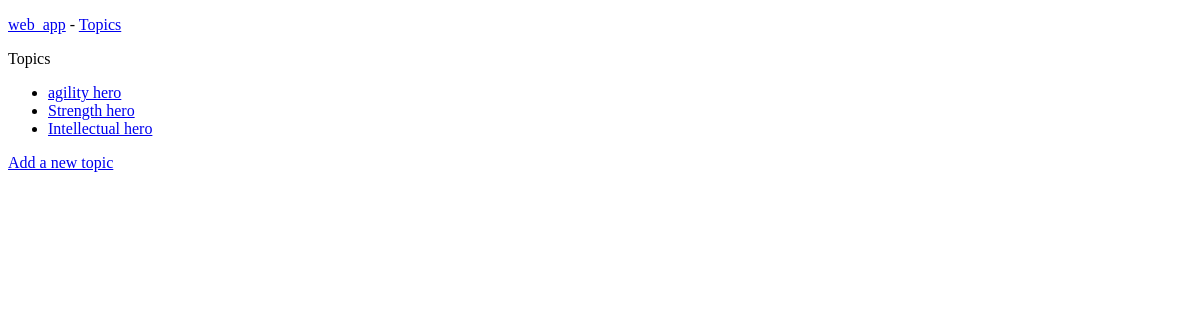
Before: /topics/ with the older database file.
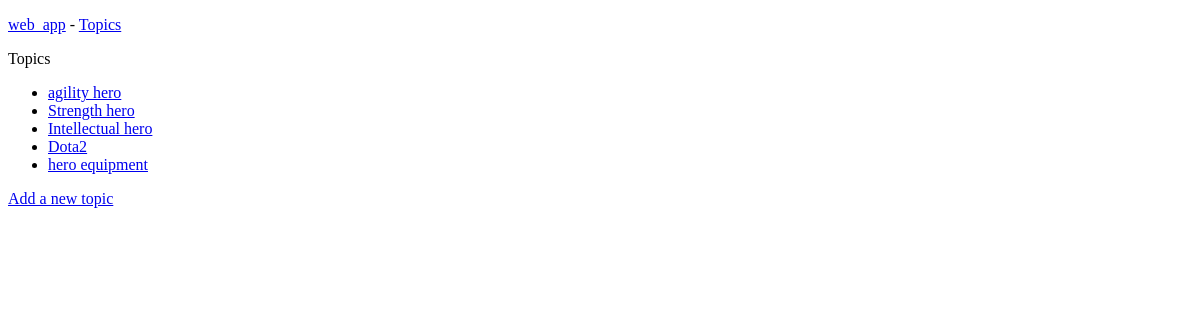
After: the same page with the newer database file.
### web_app/models.py (models this page shows)
class Topic(models.Model):
    text = models.CharField(max_length=200)
    date_added = models.DateTimeField(auto_now_add=True)
    def __str__(self):
        return self.text

### web_app/views.py (the view)
# urls.py: url(r'^topics/$', views.topics, name = 'topics'),
def topics(request):  # request: Django从服务器收到的request对象
    topics = Topic.objects.order_by('date_added')
    context = {'topics':topics}
    return render(request, 'web_app/topics.html', context)

### web_app/templates/web_app/topics.html
{% extends "web_app/base.html" %}
{% block content %}
  <p>Topics</p>
  <ul>
      {% for topic in topics %}
        <li>
            <a href="{% url 'web_app:topic' topic.id %}">{{ topic }}</a>
        </li>
      {% empty %}
        <li>No topics have been added yet.</li>
      {% endfor %}
  </ul>
  <a href="{% url 'web_app:new_topic' %}">Add a new topic</a>
{% endblock content %}

### web_app/templates/web_app/base.html
<!DOCTYPE html>
<p>
    <a href="{% url 'web_app:index' %}">web_app</a> -
    <a href="{% url 'web_app:topics' %}">Topics</a>
</p>
{% block content %}{% endblock content %}

Changed rows visible on the page:
added Topic: text "Dota2"
added Topic: text "hero equipment"
